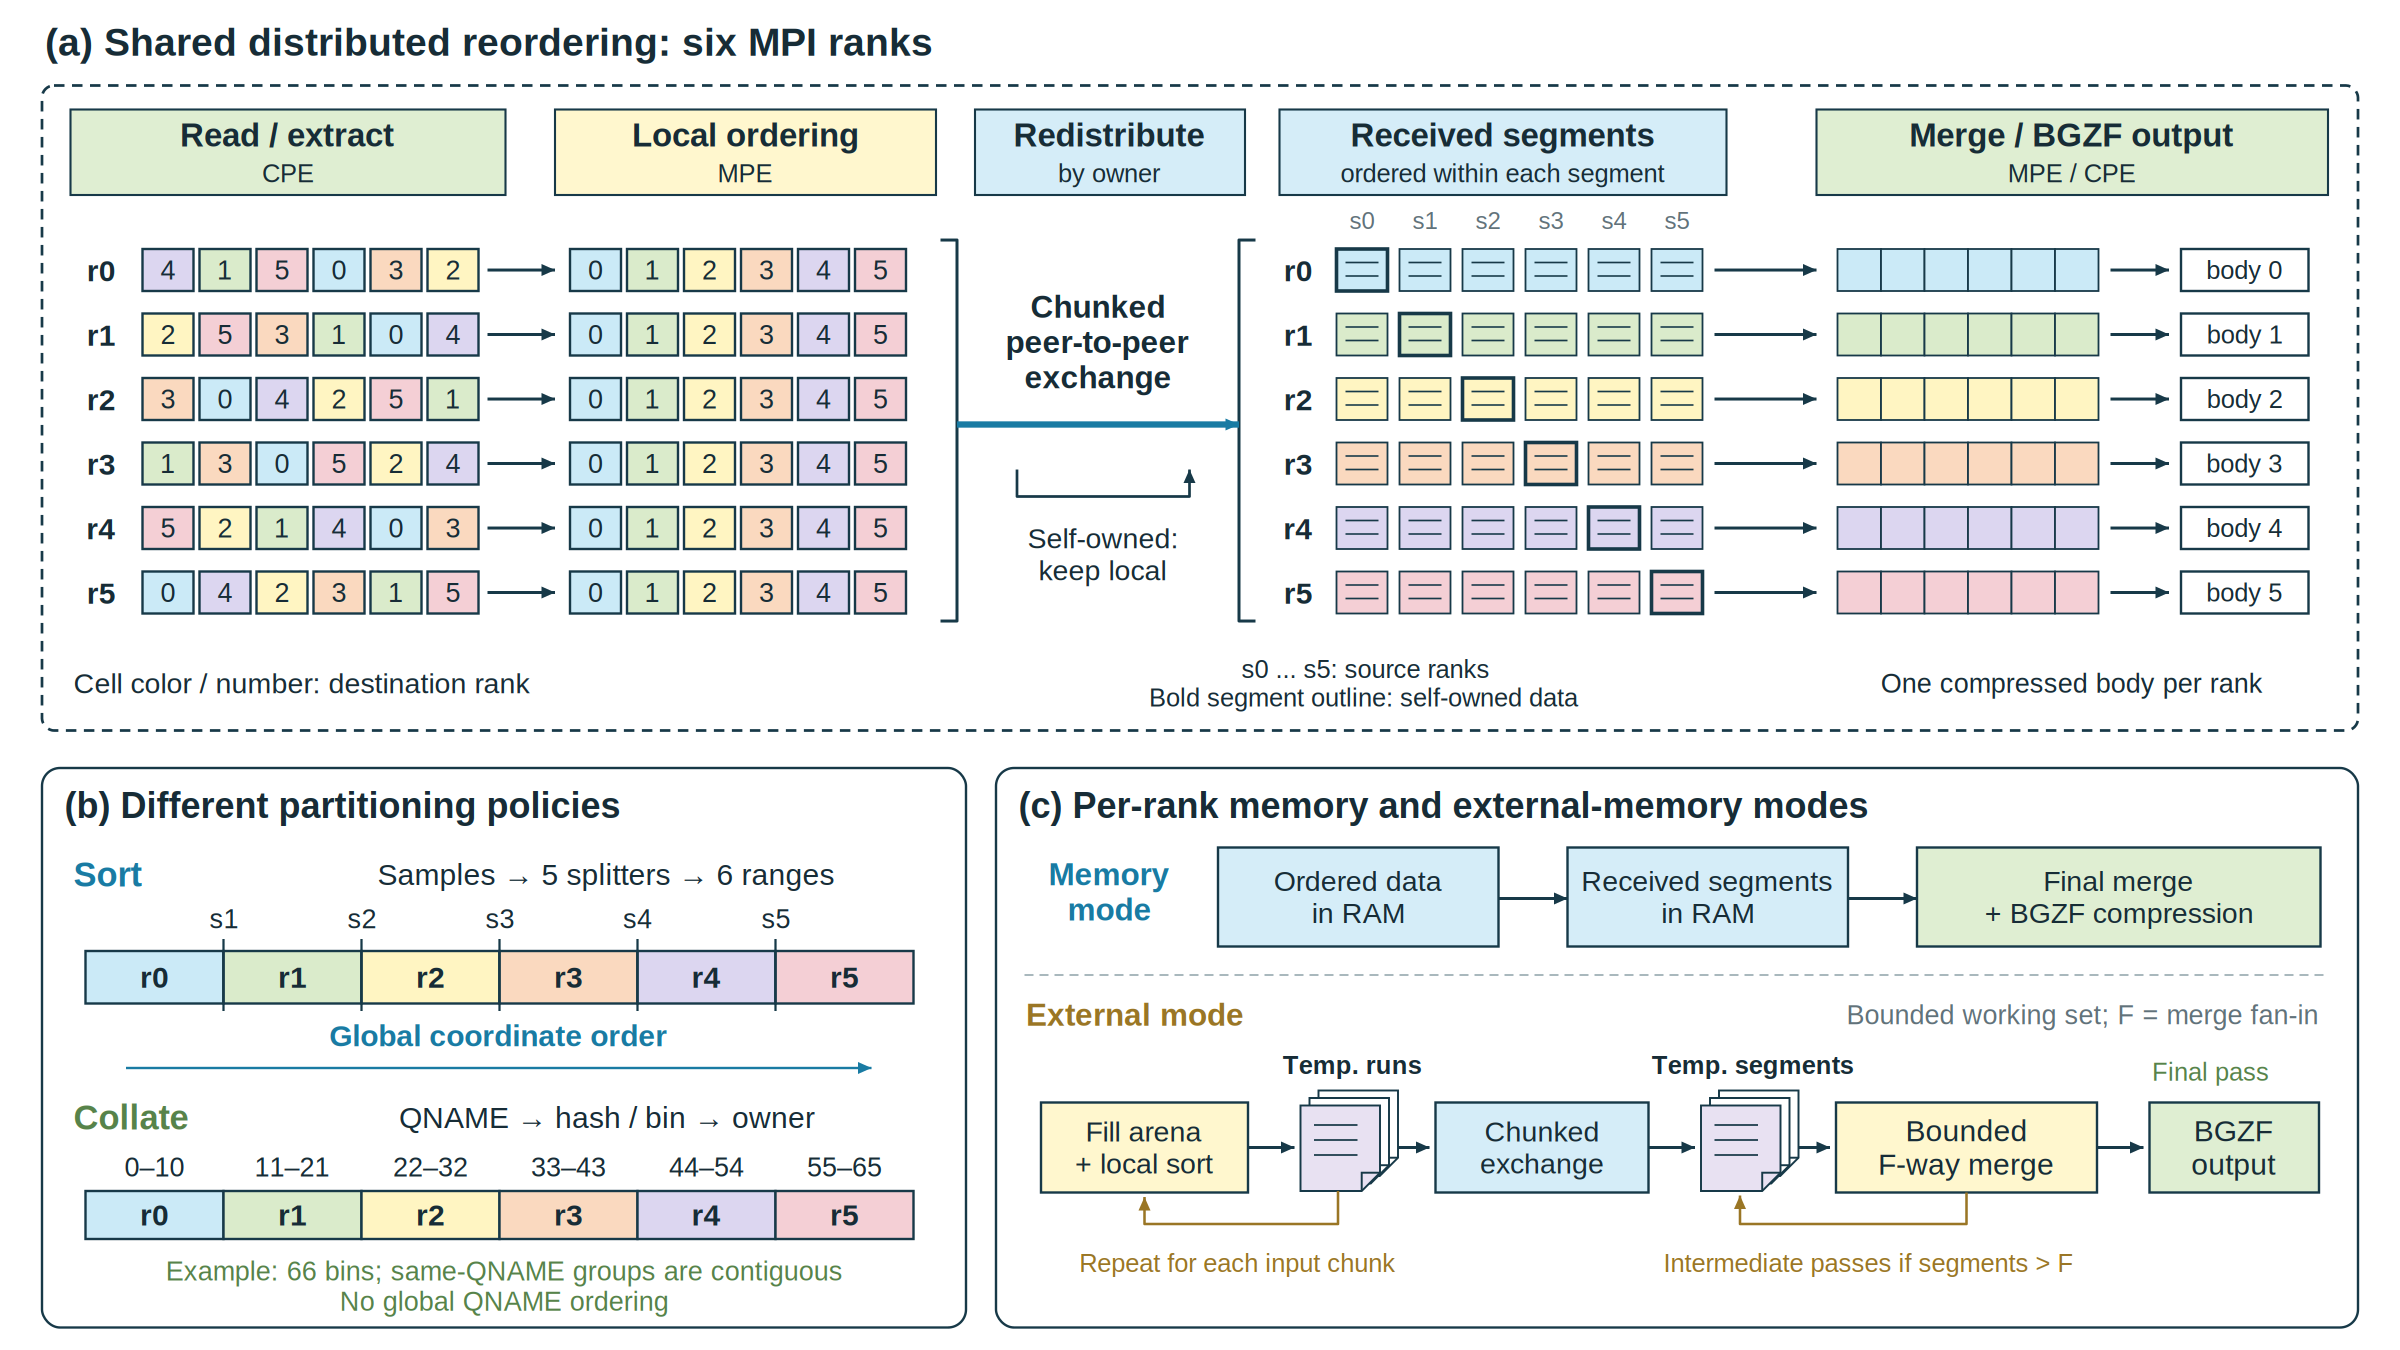

Write Python code to recreate this figure.
#!/usr/bin/env python3
"""Redraw the shared six-rank sort/collate diagram as editable PPT shapes.

Uses the scene/export helpers in swbam_method_redesign.py. The existing deck is
left untouched; the third slide is replaced only in a new v2 copy. Dependencies:
python-pptx, Pillow, cairosvg. Run from any directory.
"""

from copy import deepcopy
from pathlib import Path
import sys

sys.dont_write_bytecode = True

import cairosvg
from pptx import Presentation
from pptx.enum.shapes import MSO_SHAPE_TYPE
from pptx.util import Inches

from swbam_method_redesign import (
    Canvas, W, H, INK, GRAY, LIGHT, BLUE, BLUE_DARK, GREEN,
    GREEN_DARK, YELLOW, GOLD, PURPLE, WHITE,
)


OUT = Path(__file__).resolve().parent
PREVIEW = Path('/tmp/swbam-redesign/sort-collate-v2')
OWNER_COLORS = ['CBEAF7', 'DAEBCB', 'FFF5C2', 'FAD9BF', 'DCD6F0', 'F4CFD5']


def segment(c, name, x, y, color, local=False):
    """A record segment, not one BAM record or one fixed-size BGZF block."""
    c.shape(name, x, y, 34, 28, color, INK, width=2.4 if local else 1.2)
    for j in range(2):
        c.line(name + f' / records {j}',
               [(x + 6, y + 9 + j * 9), (x + 28, y + 9 + j * 9)],
               INK, 1.1)


def disk_stack(c, name, x, y, label):
    for i in range(2, -1, -1):
        c.shape(name + f' / file {i}', x + i * 6, y - i * 5,
                53, 57, WHITE if i else PURPLE, INK,
                kind='paper', width=1.3)
    c.text(name + ' / description', x - 39, y - 39, 147, 24,
           label, 17, True)
    for j in range(3):
        c.line(name + f' / data {j}',
               [(x + 9, y + 13 + j * 10), (x + 38, y + 13 + j * 10)],
               INK, 1.2)


def draw_shared_path(c):
    c.section(12, '(a) Shared distributed reordering: six MPI ranks')
    c.shape('Shared six-rank processing region', 28, 57, 1544, 430,
            WHITE, INK, kind='round', width=1.8, dash=True)

    # Reference-style stage bands keep the repeated rank rows visually aligned.
    stages = [
        (47, 290, 'Read / extract', 'CPE', GREEN),
        (370, 254, 'Local ordering', 'MPE', YELLOW),
        (650, 180, 'Redistribute', 'by owner', BLUE),
        (853, 298, 'Received segments', 'ordered within each segment', BLUE),
        (1211, 341, 'Merge / BGZF output', 'MPE / CPE', GREEN),
    ]
    for x, w, title, subtitle, color in stages:
        c.shape(title + ' / band', x, 73, w, 57, color, INK, width=1.4)
        c.text(title + ' / title', x + 6, 77, w - 12, 26, title, 22, True)
        c.text(title + ' / subtitle', x + 6, 104, w - 12, 23,
               subtitle, 17)

    for source in range(6):
        c.text(f'Source segment heading {source}', 891 + source * 42,
               136, 34, 22, f's{source}', 16, color=GRAY)

    permutations = [
        [4, 1, 5, 0, 3, 2], [2, 5, 3, 1, 0, 4], [3, 0, 4, 2, 5, 1],
        [1, 3, 0, 5, 2, 4], [5, 2, 1, 4, 0, 3], [0, 4, 2, 3, 1, 5],
    ]
    for r in range(6):
        y = 166 + r * 43
        c.text(f'Source rank {r}', 47, y - 1, 41, 31, f'r{r}', 20, True)
        c.chips(f'Unordered rank {r}', 95, y, permutations[r],
                [OWNER_COLORS[v] for v in permutations[r]],
                cw=34, ch=28, gap=4, size=18)
        c.arrow(f'Local ordering rank {r}', 325, y + 14, 370, y + 14,
                width=2)
        c.chips(f'Owner-ordered rank {r}', 380, y, range(6), OWNER_COLORS,
                cw=34, ch=28, gap=4, size=18)

        c.text(f'Destination rank {r}', 845, y - 1, 41, 31,
               f'r{r}', 20, True)
        for s in range(6):
            segment(c, f'Rank {r} segment from source {s}',
                    891 + s * 42, y, OWNER_COLORS[r], local=(s == r))
        c.arrow(f'Merge rank {r}', 1143, y + 14, 1211, y + 14, width=2)
        for j in range(6):
            c.shape(f'Rank {r} merged record group {j}',
                    1225 + j * 29, y, 29, 28, OWNER_COLORS[r], INK, width=1.2)
        c.arrow(f'Compress rank {r}', 1407, y + 14, 1446, y + 14, width=2)
        c.box(f'Rank body {r}', 1454, y, 85, 28,
              f'body {r}', WHITE, 17, stroke=INK)

    # Brackets denote a many-rank transpose, not a centralized MPI coordinator.
    c.line('All sender ranks bracket', [(627,160), (638,160), (638,414), (627,414)],
           INK, 2)
    c.line('All receiver ranks bracket', [(837,160), (826,160), (826,414), (837,414)],
           INK, 2)
    c.text('Chunked exchange caption', 649, 189, 166, 78,
           'Chunked\npeer-to-peer\nexchange', 21, True)
    c.arrow('Distributed transpose', 638, 283, 826, 283,
            BLUE_DARK, width=4.2)
    c.line('Self-owned local path', [(678,313), (678,331), (793,331), (793,313)],
           INK, 1.8, head=True)
    c.text('Self-owned local caption', 650, 345, 170, 49,
           'Self-owned:\nkeep local', 19)

    c.text('Destination color legend', 49, 443, 568, 25,
           'Cell color / number: destination rank', 19, align='left')
    c.text('Source and local segment legend', 668, 432, 484, 47,
           's0 ... s5: source ranks\nBold segment outline: self-owned data', 17)
    c.text('Output body clarification', 1212, 443, 339, 25,
           'One compressed body per rank', 18)


def draw_partition_policies(c):
    c.panel('Partition policy inset', 28, 512, 616, 373,
            '(b) Different partitioning policies', WHITE)

    c.text('Sort policy title', 49, 569, 100, 28, 'Sort', 23, True,
           color=BLUE_DARK, align='left')
    c.text('Sort policy summary', 187, 569, 434, 28,
           'Samples \u2192 5 splitters \u2192 6 ranges', 20)
    for r in range(6):
        x = 57 + r * 92
        c.box(f'Coordinate owner range {r}', x, 634, 92, 35,
              f'r{r}', OWNER_COLORS[r], 20, True)
        if r:
            c.line(f'Splitter tick {r}', [(x,626), (x,674)], INK, 1.5)
            c.text(f'Splitter label {r}', x - 22, 600, 44, 25,
                   f's{r}', 18)
    c.text('Sort coordinate order', 52, 678, 561, 25,
           'Global coordinate order', 20, True, color=BLUE_DARK)
    c.arrow('Increasing coordinate axis', 84, 712, 581, 712, BLUE_DARK, width=1.6)

    c.text('Collate policy title', 49, 731, 120, 28, 'Collate', 23, True,
           color=GREEN_DARK, align='left')
    c.text('Collate mapping formula', 190, 731, 430, 28,
           'QNAME \u2192 hash / bin \u2192 owner', 20)
    for r in range(6):
        x = 57 + r * 92
        c.text(f'Bin range {r}', x, 766, 92, 24,
               f'{r * 11}\u2013{r * 11 + 10}', 18)
        c.box(f'Collate owner range {r}', x, 794, 92, 32,
              f'r{r}', OWNER_COLORS[r], 20, True)
    c.text('Collate group semantics', 50, 835, 573, 45,
           'Example: 66 bins; same-QNAME groups are contiguous\nNo global QNAME ordering',
           18, color=GREEN_DARK)


def draw_memory_modes(c):
    c.panel('Memory strategy inset', 664, 512, 908, 373,
            '(c) Per-rank memory and external-memory modes', WHITE)

    c.text('Memory mode title', 684, 570, 112, 49, 'Memory\nmode', 21, True,
           color=BLUE_DARK)
    for x, w, s in [(812, 187, 'Ordered data\nin RAM'),
                    (1045, 187, 'Received segments\nin RAM'),
                    (1278, 269, 'Final merge\n+ BGZF compression')]:
        c.box('Memory ' + s, x, 565, w, 66, s,
              BLUE if x < 1250 else GREEN, 19)
    c.arrow('Memory owner exchange', 999, 599, 1045, 599, width=2)
    c.arrow('Memory merge input', 1232, 599, 1278, 599, width=2)

    c.line('Separate storage strategies', [(683,650), (1551,650)], LIGHT, 1.3, dash=True)
    c.text('External mode title', 684, 663, 199, 27, 'External mode', 21, True,
           color=GOLD, align='left')
    c.text('External budget description', 924, 663, 621, 27,
           'Bounded working set; F = merge fan-in', 18, color=GRAY, align='right')

    c.box('Bounded run generation', 694, 735, 138, 60,
          'Fill arena\n+ local sort', YELLOW, 19)
    disk_stack(c, 'Temporary local runs', 867, 737, 'Temp. runs')
    c.box('Bounded external exchange', 957, 735, 142, 60,
          'Chunked\nexchange', BLUE, 19)
    disk_stack(c, 'Temporary received segments', 1134, 737, 'Temp. segments')
    c.box('Bounded multiway merging', 1224, 735, 174, 60,
          'Bounded\nF-way merge', YELLOW, 20)
    c.box('Final external BGZF output', 1433, 735, 113, 60,
          'BGZF\noutput', GREEN, 20)
    for name, x1, x2 in [('Spill local runs', 832, 863),
                          ('Load runs', 932, 953),
                          ('Store received segments', 1099, 1130),
                          ('Read segments', 1199, 1220),
                          ('Final merged output', 1398, 1429)]:
        c.arrow(name, x1, 765, x2, 765, width=2)

    c.line('Repeated bounded run generation',
           [(892,794), (892,816), (763,816), (763,798)],
           GOLD, 1.7, head=True)
    c.text('Repeat run generation caption', 696, 830, 259, 24,
           'Repeat for each input chunk', 17, color=GOLD)

    c.line('Additional intermediate merge passes',
           [(1311,795), (1311,816), (1160,816), (1160,797)],
           GOLD, 1.7, head=True)
    c.text('Additional merge passes caption', 1074, 830, 344, 24,
           'Intermediate passes if segments > F', 17, color=GOLD)
    c.text('Final pass annotation', 1401, 703, 146, 23,
           'Final pass', 17, color=GREEN_DARK)


def build_figure():
    c = Canvas('Sort and collate: shared distributed reordering',
        'Six MPI ranks are shown explicitly. Panel (a) combines the conceptual '
        'organization of sort and collate, not their separate implementations. '
        'Colors / cell numbers denote destination owners; s0-s5 denote source '
        'ranks. Glyphs represent record groups or ordered segments, not a '
        'literal block count. External mode can produce multiple segments per '
        'source. The broad exchange arrow is a distributed data transpose, not '
        'a coordinator or rank0 gather. Self-owned data avoid network transfer; '
        'external mode may still pack/copy/store them. The output is a rank-local '
        'compressed body, not an independent full BAM file per rank. Final '
        'distributed layout supplies the common header and one EOF.\n\n'
        'Sort selects coordinate splitters from samples and produces globally '
        'coordinate-sorted output. Collate uses bin/hash/QNAME ordering and '
        'owner=floor(bin*nranks/nbins): with 66 bins and six ranks, rank r owns '
        'bins 11r through 11r+10. Full QNAME comparisons disambiguate hashes. '
        'The example owner ranges do not imply global lexicographic QNAME order. '
        'Local sorting and merge/exchange control execute on MPE; CPE performs '
        'decode/extract and final compression.\n\n'
        'The external path generates bounded local sorted runs, exchanges '
        'chunks into temporary received segments, and uses memory-budgeted '
        'merge fan-in. Intermediate consolidation may require additional '
        'passes before final merge/compression. The drawing abstracts resident '
        'run optimizations; it does not claim every run must spill. Temporary '
        'algorithm runs/segments differ from an optional final RankBodySink '
        'spool. The -m working-set budget is not a whole-process RSS limit.\n\n'
        'Code anchors: swbam-app/algorithms/collate/swbam_collate_mpi.cpp '
        '(CollateOwner, CollateCompare, CollateExchangeMemory, '
        'CollateExchangeRuns, OptimizedBamExternalCollateMPIImpl); '
        'swbam-app/algorithms/sort/swbam_sort_optimized_mpi.cpp '
        '(OptimizedBamExternalSortMPIImpl, MpiSortChooseSplitters, '
        'MpiSortStrictExchangeRuns, MpiSortStrictConsolidate). '
        'Visual reference: overleaf/reference/plot.pptx, especially its '
        'cyan/green/yellow regions, dark outlines, data arrays and arrows.')
    draw_shared_path(c)
    draw_partition_policies(c)
    draw_memory_modes(c)
    c.validate()
    return c


def all_shapes(shapes):
    for shape in shapes:
        if shape.shape_type == MSO_SHAPE_TYPE.GROUP:
            yield from all_shapes(shape.shapes)
        else:
            yield shape


def validate_editable(slide, expected):
    leaves = list(all_shapes(slide.shapes))
    assert all(s.shape_type != MSO_SHAPE_TYPE.PICTURE for s in leaves)
    actual_text = [s.text for s in leaves if s.has_text_frame and s.text]
    assert actual_text == [it['text'] for it in expected.items if it['type'] == 'text']


def main():
    PREVIEW.mkdir(parents=True, exist_ok=True)
    figure = build_figure()
    single = Presentation()
    single.slide_width = Inches(W / 120)
    single.slide_height = Inches(H / 120)
    single.core_properties.title = figure.title
    single.core_properties.author = 'SWBAM'
    slide = figure.add_slide(single)
    validate_editable(slide, figure)
    single_path = OUT / 'swbam_sort_collate_reordering.pptx'
    single.save(single_path)

    # The figure contains only native drawing elements: no media/hyperlink
    # relationships need to be copied when replacing the third slide.
    deck = Presentation(OUT / 'swbam_method_figures_redesigned.pptx')
    assert len(deck.slides) == 4
    assert deck.slide_width == single.slide_width and deck.slide_height == single.slide_height
    target = deck.slides[2]
    for shape in list(target.shapes):
        target.shapes._spTree.remove(shape._element)
    for shape in slide.shapes:
        target.shapes._spTree.insert_element_before(deepcopy(shape._element), 'p:extLst')
    target.notes_slide.notes_text_frame.text = slide.notes_slide.notes_text_frame.text
    validate_editable(target, figure)
    deck_path = OUT / 'swbam_method_figures_redesigned_v2.pptx'
    deck.save(deck_path)

    svg = figure.svg()
    (PREVIEW / 'sort_collate.svg').write_text(svg, encoding='utf-8')
    cairosvg.svg2png(bytestring=svg.encode('utf-8'),
                    write_to=str(PREVIEW / 'sort_collate.png'),
                    output_width=2400, output_height=1350)
    (OUT / 'swbam_sort_collate_reordering.png').write_bytes(
        (PREVIEW / 'sort_collate.png').read_bytes())
    for path in (single_path, deck_path):
        checked = Presentation(path)
        validate_editable(checked.slides[0 if path == single_path else 2], figure)
        print(f'{path}: {len(checked.slides)} slide(s), native editable elements verified')
    print(f'Preview: {PREVIEW / "sort_collate.png"}')


if __name__ == '__main__':
    main()
